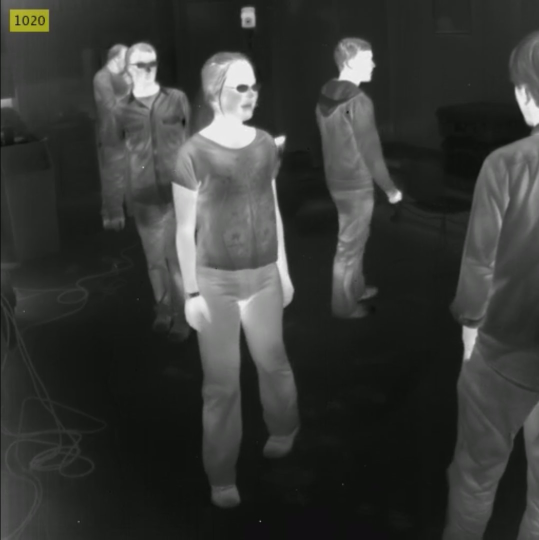
#> input picture UI UX/ml_model/injury_classification/IMAGES/image2.jpg, 1078 x 1079 px (shown at 1/2 size); its folder holds only this picture in this run
$ python -i person_detection_image.py   (imports and definitions only)
#> lines starting #> are read from the running program, lines starting #| are printed output that depends on the picture
#> further down, picture is the input picture: shape (1079, 1078, 3); mean B, G, R 53.9, 56.5, 55
import os
import numpy as np
import cv2
import argparse

# Parse all arguments
parser = argparse.ArgumentParser(
    description='Thermal image processing for temperature detection')
# [14 lines not run here, left out]


def convert_to_temperature(pixel_avg):
    return pixel_avg / args['conversion_factor']

def process_frame(frame):
    # frame = cv2.resize(frame, (512, 512))
    global injury_label
    frame = cv2.cvtColor(frame, cv2.COLOR_BGR2RGB)
    heatmap_gray = cv2.cvtColor(frame, cv2.COLOR_RGB2GRAY)
    heatmap = cv2.applyColorMap(heatmap_gray, cv2.COLORMAP_HOT)
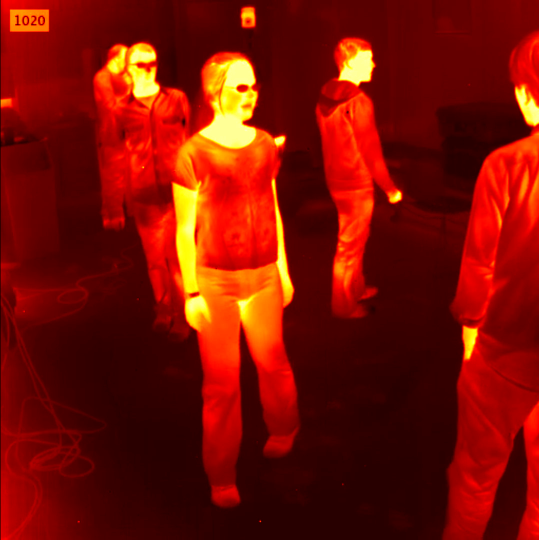
#> heatmap: shape (1079, 1078, 3) (shown at 1/2 size); mean B, G, R 2.2, 15, 123.1

    # [6 lines of commented-out code are left out]
#> (the run stopped early here; a loop or call above may not have finished)

$ run again, on UI UX/ml_model/injury_classification/IMAGES/saved_img.jpg
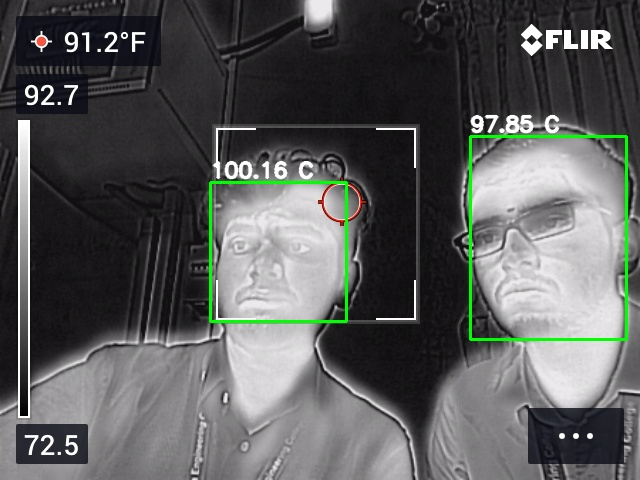
#> input picture UI UX/ml_model/injury_classification/IMAGES/saved_img.jpg, 640 x 480 px
#> picture is the input picture: shape (480, 640, 3); mean B, G, R 90.3, 90.9, 89.3
#> in process_frame, `heatmap_gray = cv2.cvtColor(frame, cv2.COLOR_RGB2GRAY)`:
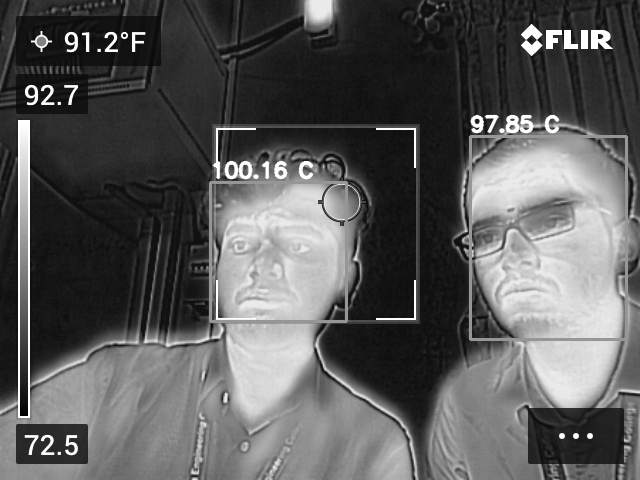
#> heatmap_gray: shape (480, 640); min 0, max 255, mean 90.4
#> in process_frame, `heatmap = cv2.applyColorMap(heatmap_gray, cv2.COLORMAP_HOT)`:
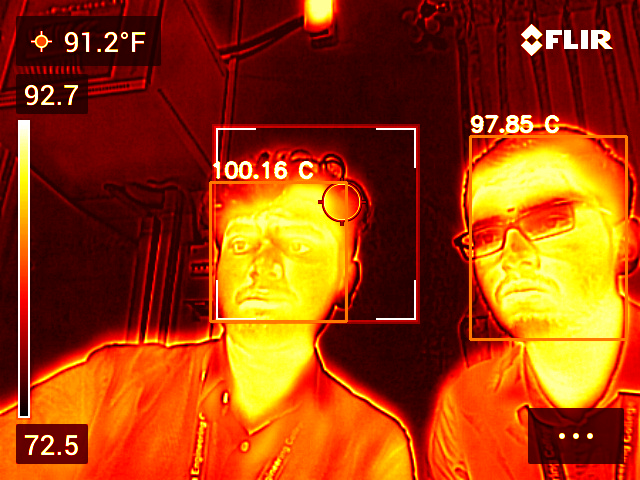
#> heatmap: shape (480, 640, 3); mean B, G, R 10.6, 62.9, 157.7

$ run again, on UI UX/ml_model/injury_classification/IMAGES/image1.png
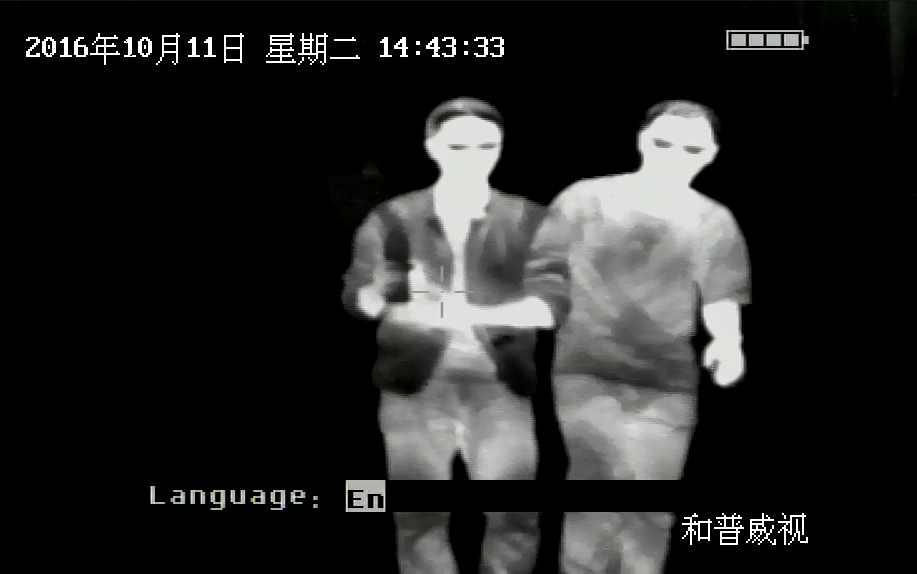
#> input picture UI UX/ml_model/injury_classification/IMAGES/image1.png, 917 x 574 px
#> picture is the input picture: shape (574, 917, 3); mean B, G, R 35.3, 36, 35.7
#> in process_frame, `heatmap = cv2.applyColorMap(heatmap_gray, cv2.COLORMAP_HOT)`:
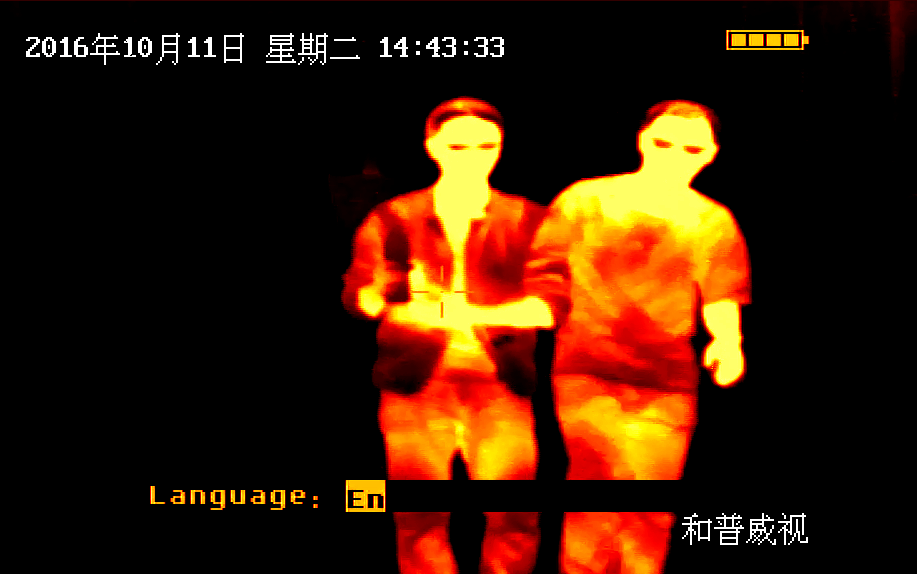
#> heatmap: shape (574, 917, 3); mean B, G, R 6, 27.7, 58.9
